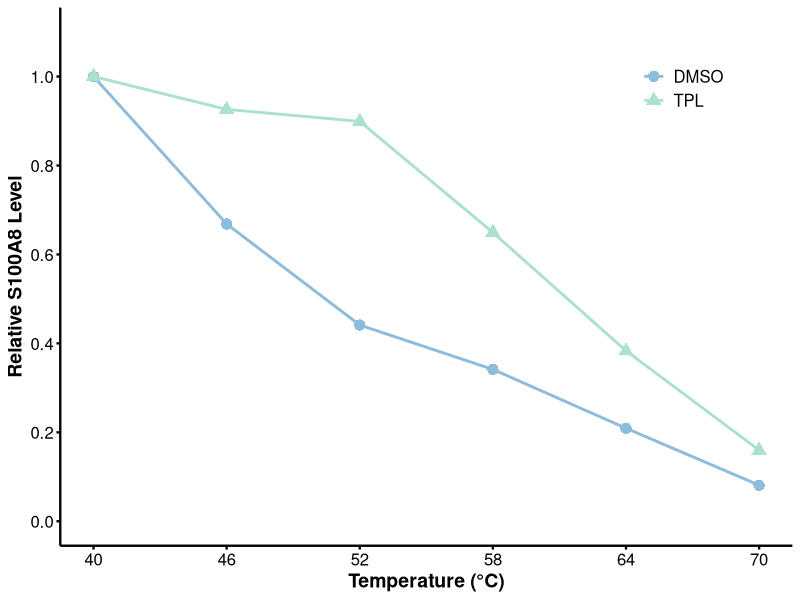

This figure's R source:
# 加载所需R包
library(ggplot2)
library(tidyr)

# 1. 录入数据
temperature <- c(40, 46, 52, 58, 64, 70)
# 第二列数据为 TPL 组
tpl_data <- c(1, 0.92612348, 0.899072402, 0.649285426, 0.383236885, 0.159939283)
# 第三列数据为 DMSO 组
dmso_data <- c(1, 0.6685332, 0.4411345, 0.3414461, 0.2091509, 0.0811387)

# 构建数据框
cetsa_data <- data.frame(
  Temperature = temperature,
  TPL = tpl_data,
  DMSO = dmso_data   
)

# 将宽数据转换为长数据，适配 ggplot2 格式
data_long <- pivot_longer(cetsa_data,
                          cols = c("DMSO", "TPL"),
                          names_to = "Group",
                          values_to = "Relative_Level")

# 2. 绘制CETSA图
p <- ggplot(data_long, aes(x = Temperature, y = Relative_Level, color = Group, shape = Group)) +
  # 添加折线和数据点
  geom_line(linewidth = 1) +
  geom_point(size = 3.5) +
  
  # === 关键修改：替换为你指定的高级配色 ===
  # 注意：记得在色号前面加上 "#"
  scale_color_manual(values = c("DMSO" = "#8ebcdb", "TPL" = "#ace0cf")) +
  
  # 设置X轴和Y轴刻度
  scale_x_continuous(breaks = temperature) +
  scale_y_continuous(limits = c(0, 1.1), breaks = seq(0, 1.2, by = 0.2)) +
  
  # 设置坐标轴标签 (去除大标题)
  labs(
    x = "Temperature (°C)",
    y = "Relative S100A8 Level"
  ) +
  
  # 使用经典主题 (白底无网格线，适合期刊发表)
  theme_classic() +
  
  # 细节美化
  theme(
    axis.text = element_text(size = 12, color = "black"),       # 坐标轴数字
    axis.title = element_text(size = 14, face = "bold"),        # 坐标轴标题
    axis.line = element_line(linewidth = 0.8, color = "black"), # 坐标轴线
    axis.ticks = element_line(linewidth = 0.8, color = "black"),# 刻度线
    legend.position = c(0.85, 0.85),                            # 图例放在右上角
    legend.title = element_blank(),                             # 去掉图例标题
    legend.text = element_text(size = 12),                      # 图例文字大小
    legend.background = element_rect(fill = "transparent")      # 图例背景透明
  )

# 3. 保存为 PDF 文件
save_path <- "D:/桌面/sepsis/实验/S100A8_CETSA_CustomColor.pdf"

ggsave(filename = save_path, plot = p, width = 6, height = 4, device = "pdf")

print("绘图完成！新颜色的PDF已保存至指定路径。")
